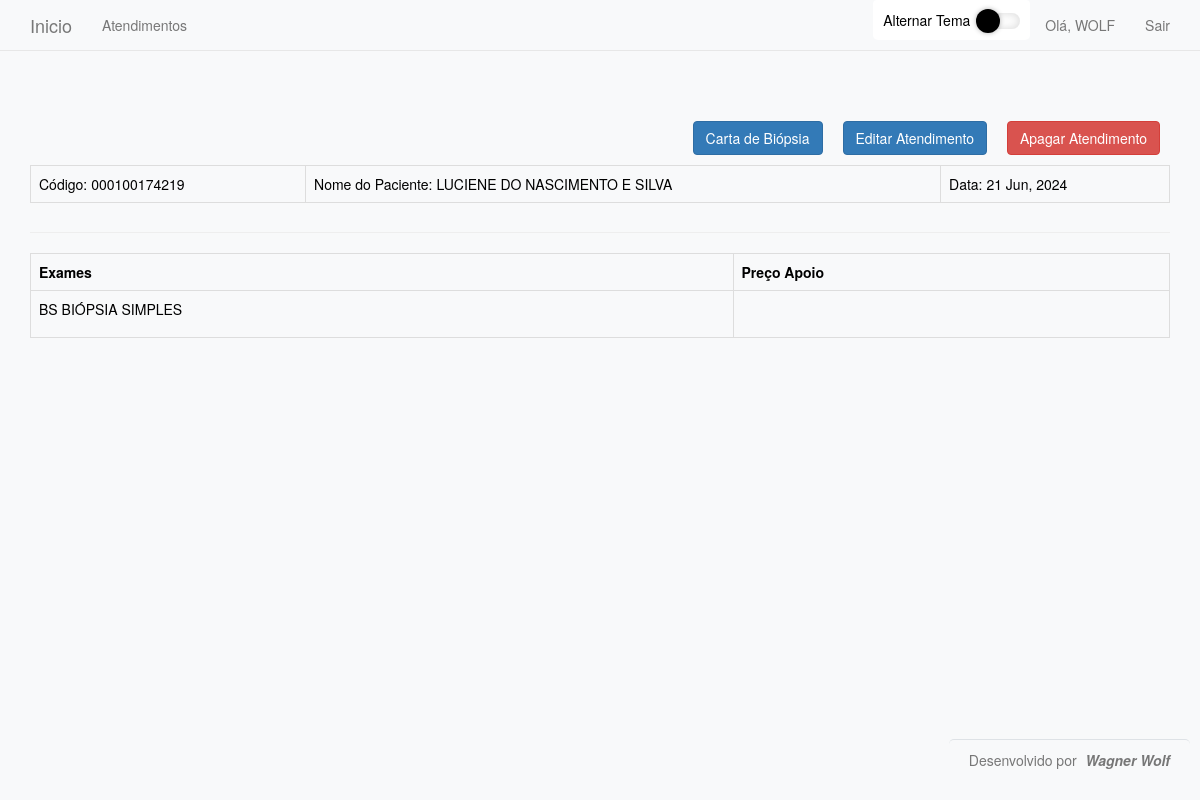
The app's page /atendimentos/6/ (signed in) with its own data.
### atendimentos/models.py (models this page shows, shortened)
class Atendimento (models.Model):
    codigo = models.CharField(max_length=12)
    nomePaciente = models.CharField(max_length=200)
    dataAtendimento = models.DateField(auto_now_add=True)
    usuario = models.ForeignKey(User, on_delete=models.CASCADE)
    exames = models.ManyToManyField("Exame")

class Exame(models.Model):
    mnemonico = models.CharField(max_length=10)
    nomeExame = models.CharField(max_length=100)
    mneapoio = models.CharField(max_length=10)
    def __str__(self):
        return f"{self.mnemonico} {self.nomeExame}"

### atendimentos/views.py (the view)
# urls.py: path('atendimentos/<atendimento_id>/', views.atendimento, name ='atendimento'),
@login_required
def atendimento(request, atendimento_id):
    atendimento = Atendimento.objects.get(id = atendimento_id)
    exames = list(atendimento.exames.all())
    context = {'atendimento': atendimento, 'exames': exames}
    return render (request, 'atendimentos/atendimento.html', context)

### atendimentos/templates/atendimentos/atendimento.html (shortened to what this page needs)
{%extends "atendimentos/base.html"%}
{%block header%}
<table class="table table-bordered ">
    <a class="btn btn-danger pull-right" style="margin:10px" aria-label="Left Align" onclick="return confirm('Tem certeza que deseja excluir?')" href="{%url 'delete_atendimento' atendimento.id%}">Apagar Atendimento</a>
    <a class="btn btn-primary pull-right" style="margin:10px" aria-label="Left Align" href="{%url 'edit_atendimento' atendimento.id%}">Editar Atendimento</a>
    <a class="btn btn-primary pull-right" style="margin:10px" aria-label="Left Align" href="{%url 'carta_atendimento' atendimento.id%}">Carta de Biópsia</a>
    <td>Código: {{atendimento.codigo}}</td>
    <td>Nome do Paciente: {{atendimento.nomePaciente}}</td>
    <td>Data: {{atendimento.dataAtendimento | date:'d M, Y'}}  </td>
</table>
{%endblock header%}
{% block content%}
<table class="table table-bordered ">
    <th class="tableheader" scope="col">Exames</th>
    <th class="tableheader" scope="col">Preço Apoio</th>
{% for exame in exames %}
    <tr>
        <td>
            <p>{{exame}}</p>
        </td><td>
        </td>
    </tr>
{%endfor%}
</table>
{%endblock content%}

### atendimentos/templates/atendimentos/base.html (shortened to what this page needs)
 {%load bootstrap3%}
 <!DOCTYPE html>
 <html lang="pt-br">
 <head>
    {%bootstrap_css%}
 </head>
 <body>
    <nav class="navbar navbar-default navbar-static-top">
        <div class="container">
            <div class="navbar-header">
                <a class="navbar-brand" href="{% url 'index' %}">Inicio</a>
            </div>
            <div id="navbar" class="collapse navbar-collapse">
                <ul class="nav navbar-nav">
                    <li><a href="{% url 'atendimentos' %}">Atendimentos</a></li>
                </ul>
                <ul class="nav navbar-nav navbar-right">
                    {%if user.is_authenticated%}
                    <li class="list-group-item toggle-container">
                        <span class="toggle-label">Alternar Tema</span>
                        <div class="TriSea-technologies-Switch pull-right">
                        </div>
                    </li>
                        <li><a>Olá, {{ user.username.upper }}</a></li>
                        <li><a href="{%url 'logout'%}">Sair</a></li>
                    {%endif%}
                </ul>
            </div>
        </div>
    </nav>
    <div class="container">
        <div class="page-header">
            {%block header%} {%endblock header%}
        </div>
        <div>
            {% block content%} {%endblock content%}
        </div>
    </div>
     <footer class="footer">
            <p class="text-muted">Desenvolvido por <span class="author-name">Wagner Wolf</span></p>
    </footer>
 </body>
 </html>

### atendimentos/templates/atendimentos/base.html (style rules this page uses)
.footer { position: fixed; bottom: 10px; right: 10px; background-color: #f8f9fa; padding: 10px 20px; border-top: 1px solid #dee2e6; border-radius: 5px; }
.author-name { font-weight: bold; font-style: italic; display: inline-block; margin-left: 5px; }
body, button { background-color: #f8f9fa !important; color: #000 !important; }
.navbar { background-color: #f8f9fa !important; }
.list-group-item { border: none; padding: 10px; display: flex; align-items: center; }
.list-group-item .toggle-label { margin-right: 10px; }
.toggle-container { padding: 10px; border-radius: 5px; margin-bottom: 10px; display: flex; align-items: center; }

### records on screen
Atendimento: codigo "000100174219", nomePaciente "LUCIENE DO NASCIMENTO E SILVA", dataAtendimento "21 Jun, 2024"
Exame: mnemonico+nomeExame "BS BIÓPSIA SIMPLES"

### other values on screen
{{ user.username.upper }} "WOLF"
